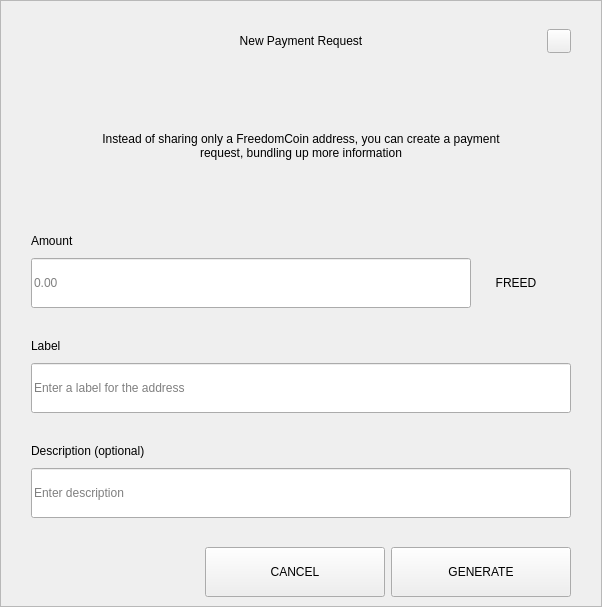
<?xml version="1.0" encoding="UTF-8"?>
<ui version="4.0">
 <class>RequestDialog</class>
 <widget class="QDialog" name="RequestDialog">
  <property name="geometry">
   <rect>
    <x>0</x>
    <y>0</y>
    <width>602</width>
    <height>607</height>
   </rect>
  </property>
  <property name="windowTitle">
   <string>Dialog</string>
  </property>
  <layout class="QVBoxLayout" name="verticalLayout_5">
   <property name="spacing">
    <number>0</number>
   </property>
   <property name="leftMargin">
    <number>0</number>
   </property>
   <property name="topMargin">
    <number>0</number>
   </property>
   <property name="rightMargin">
    <number>0</number>
   </property>
   <property name="bottomMargin">
    <number>0</number>
   </property>
   <item>
    <widget class="QFrame" name="frame">
     <property name="styleSheet">
      <string notr="true"/>
     </property>
     <property name="frameShape">
      <enum>QFrame::StyledPanel</enum>
     </property>
     <property name="frameShadow">
      <enum>QFrame::Raised</enum>
     </property>
     <layout class="QVBoxLayout" name="verticalLayout_4" stretch="1,0,0">
      <property name="spacing">
       <number>0</number>
      </property>
      <property name="leftMargin">
       <number>30</number>
      </property>
      <property name="topMargin">
       <number>20</number>
      </property>
      <property name="rightMargin">
       <number>30</number>
      </property>
      <property name="bottomMargin">
       <number>0</number>
      </property>
      <item>
       <layout class="QHBoxLayout" name="horizontalLayout_3">
        <property name="spacing">
         <number>0</number>
        </property>
        <item>
         <spacer name="horizontalSpacer_21">
          <property name="orientation">
           <enum>Qt::Horizontal</enum>
          </property>
          <property name="sizeHint" stdset="0">
           <size>
            <width>40</width>
            <height>20</height>
           </size>
          </property>
         </spacer>
        </item>
        <item>
         <widget class="QLabel" name="labelTitle">
          <property name="minimumSize">
           <size>
            <width>0</width>
            <height>40</height>
           </size>
          </property>
          <property name="maximumSize">
           <size>
            <width>16777215</width>
            <height>40</height>
           </size>
          </property>
          <property name="styleSheet">
           <string notr="true">padding-left:24px;</string>
          </property>
          <property name="text">
           <string>New Payment Request</string>
          </property>
          <property name="alignment">
           <set>Qt::AlignCenter</set>
          </property>
          <property name="margin">
           <number>7</number>
          </property>
         </widget>
        </item>
        <item>
         <spacer name="horizontalSpacer">
          <property name="orientation">
           <enum>Qt::Horizontal</enum>
          </property>
          <property name="sizeHint" stdset="0">
           <size>
            <width>40</width>
            <height>20</height>
           </size>
          </property>
         </spacer>
        </item>
        <item>
         <widget class="QPushButton" name="btnEsc">
          <property name="minimumSize">
           <size>
            <width>24</width>
            <height>24</height>
           </size>
          </property>
          <property name="maximumSize">
           <size>
            <width>24</width>
            <height>24</height>
           </size>
          </property>
          <property name="focusPolicy">
           <enum>Qt::NoFocus</enum>
          </property>
          <property name="text">
           <string/>
          </property>
         </widget>
        </item>
       </layout>
      </item>
      <item>
       <widget class="QStackedWidget" name="stack">
        <property name="minimumSize">
         <size>
          <width>540</width>
          <height>0</height>
         </size>
        </property>
        <property name="maximumSize">
         <size>
          <width>540</width>
          <height>16777215</height>
         </size>
        </property>
        <property name="currentIndex">
         <number>0</number>
        </property>
        <widget class="QWidget" name="page_1">
         <property name="minimumSize">
          <size>
           <width>540</width>
           <height>0</height>
          </size>
         </property>
         <property name="maximumSize">
          <size>
           <width>540</width>
           <height>16777215</height>
          </size>
         </property>
         <layout class="QVBoxLayout" name="layout1">
          <property name="spacing">
           <number>0</number>
          </property>
          <property name="leftMargin">
           <number>0</number>
          </property>
          <property name="topMargin">
           <number>0</number>
          </property>
          <property name="rightMargin">
           <number>0</number>
          </property>
          <property name="bottomMargin">
           <number>0</number>
          </property>
          <item>
           <spacer name="verticalSpacer_21">
            <property name="orientation">
             <enum>Qt::Vertical</enum>
            </property>
            <property name="sizeType">
             <enum>QSizePolicy::Fixed</enum>
            </property>
            <property name="sizeHint" stdset="0">
             <size>
              <width>20</width>
              <height>30</height>
             </size>
            </property>
           </spacer>
          </item>
          <item alignment="Qt::AlignHCenter">
           <widget class="QLabel" name="labelMessage">
            <property name="minimumSize">
             <size>
              <width>400</width>
              <height>50</height>
             </size>
            </property>
            <property name="text">
             <string>Instead of sharing only a FreedomCoin address, you can create a payment request, bundling up more information</string>
            </property>
            <property name="alignment">
             <set>Qt::AlignCenter</set>
            </property>
            <property name="wordWrap">
             <bool>true</bool>
            </property>
           </widget>
          </item>
          <item alignment="Qt::AlignBottom">
           <widget class="QWidget" name="containerAmount" native="true">
            <layout class="QVBoxLayout" name="verticalLayout">
             <property name="spacing">
              <number>9</number>
             </property>
             <property name="leftMargin">
              <number>0</number>
             </property>
             <property name="topMargin">
              <number>0</number>
             </property>
             <property name="rightMargin">
              <number>0</number>
             </property>
             <property name="bottomMargin">
              <number>0</number>
             </property>
             <item>
              <widget class="QLabel" name="labelSubtitleAmount">
               <property name="minimumSize">
                <size>
                 <width>350</width>
                 <height>16</height>
                </size>
               </property>
               <property name="maximumSize">
                <size>
                 <width>16777215</width>
                 <height>16</height>
                </size>
               </property>
               <property name="text">
                <string>Amount</string>
               </property>
              </widget>
             </item>
             <item alignment="Qt::AlignTop">
              <widget class="QWidget" name="layoutAmount" native="true">
               <layout class="QHBoxLayout" name="horizontalLayout" stretch="2,0">
                <property name="spacing">
                 <number>0</number>
                </property>
                <property name="leftMargin">
                 <number>0</number>
                </property>
                <property name="topMargin">
                 <number>0</number>
                </property>
                <property name="rightMargin">
                 <number>0</number>
                </property>
                <property name="bottomMargin">
                 <number>0</number>
                </property>
                <item>
                 <widget class="QLineEdit" name="lineEditAmount">
                  <property name="minimumSize">
                   <size>
                    <width>0</width>
                    <height>50</height>
                   </size>
                  </property>
                  <property name="maximumSize">
                   <size>
                    <width>16777215</width>
                    <height>50</height>
                   </size>
                  </property>
                  <property name="placeholderText">
                   <string notr="true">0.00</string>
                  </property>
                 </widget>
                </item>
                <item>
                 <widget class="QWidget" name="comboContainer" native="true">
                  <property name="minimumSize">
                   <size>
                    <width>100</width>
                    <height>50</height>
                   </size>
                  </property>
                  <property name="maximumSize">
                   <size>
                    <width>16777215</width>
                    <height>50</height>
                   </size>
                  </property>
                  <layout class="QHBoxLayout" name="horizontalLayout_31">
                   <property name="spacing">
                    <number>0</number>
                   </property>
                   <property name="leftMargin">
                    <number>0</number>
                   </property>
                   <property name="topMargin">
                    <number>0</number>
                   </property>
                   <property name="rightMargin">
                    <number>10</number>
                   </property>
                   <property name="bottomMargin">
                    <number>0</number>
                   </property>
                   <item>
                    <widget class="QLabel" name="comboBoxCoin">
                     <property name="text">
                      <string>FREED</string>
                     </property>
                     <property name="alignment">
                      <set>Qt::AlignCenter</set>
                     </property>
                    </widget>
                   </item>
                  </layout>
                 </widget>
                </item>
               </layout>
              </widget>
             </item>
            </layout>
           </widget>
          </item>
          <item>
           <spacer name="verticalSpacer_31">
            <property name="orientation">
             <enum>Qt::Vertical</enum>
            </property>
            <property name="sizeType">
             <enum>QSizePolicy::Fixed</enum>
            </property>
            <property name="sizeHint" stdset="0">
             <size>
              <width>20</width>
              <height>30</height>
             </size>
            </property>
           </spacer>
          </item>
          <item>
           <layout class="QVBoxLayout" name="verticalLayoutLabel">
            <property name="spacing">
             <number>9</number>
            </property>
            <item>
             <widget class="QLabel" name="labelSubtitleLabel">
              <property name="minimumSize">
               <size>
                <width>0</width>
                <height>16</height>
               </size>
              </property>
              <property name="maximumSize">
               <size>
                <width>16777215</width>
                <height>16</height>
               </size>
              </property>
              <property name="text">
               <string>Label</string>
              </property>
             </widget>
            </item>
            <item>
             <widget class="QLineEdit" name="lineEditLabel">
              <property name="minimumSize">
               <size>
                <width>0</width>
                <height>50</height>
               </size>
              </property>
              <property name="maximumSize">
               <size>
                <width>16777215</width>
                <height>50</height>
               </size>
              </property>
              <property name="placeholderText">
               <string>Enter a label for the address</string>
              </property>
             </widget>
            </item>
           </layout>
          </item>
          <item>
           <spacer name="verticalSpacer_34">
            <property name="orientation">
             <enum>Qt::Vertical</enum>
            </property>
            <property name="sizeType">
             <enum>QSizePolicy::Fixed</enum>
            </property>
            <property name="sizeHint" stdset="0">
             <size>
              <width>20</width>
              <height>30</height>
             </size>
            </property>
           </spacer>
          </item>
          <item>
           <layout class="QVBoxLayout" name="verticalLayoutDescription">
            <property name="spacing">
             <number>9</number>
            </property>
            <item>
             <widget class="QLabel" name="labelSubtitleDescription">
              <property name="minimumSize">
               <size>
                <width>0</width>
                <height>16</height>
               </size>
              </property>
              <property name="maximumSize">
               <size>
                <width>16777215</width>
                <height>16</height>
               </size>
              </property>
              <property name="text">
               <string>Description (optional)</string>
              </property>
             </widget>
            </item>
            <item>
             <widget class="QLineEdit" name="lineEditDescription">
              <property name="minimumSize">
               <size>
                <width>0</width>
                <height>50</height>
               </size>
              </property>
              <property name="maximumSize">
               <size>
                <width>16777215</width>
                <height>50</height>
               </size>
              </property>
              <property name="placeholderText">
               <string>Enter description</string>
              </property>
             </widget>
            </item>
            <item>
             <spacer name="verticalSpacer_4">
              <property name="orientation">
               <enum>Qt::Vertical</enum>
              </property>
              <property name="sizeType">
               <enum>QSizePolicy::Fixed</enum>
              </property>
              <property name="sizeHint" stdset="0">
               <size>
                <width>20</width>
                <height>20</height>
               </size>
              </property>
             </spacer>
            </item>
           </layout>
          </item>
         </layout>
        </widget>
        <widget class="QWidget" name="page_2">
         <layout class="QVBoxLayout" name="layout2">
          <item>
           <spacer name="verticalSpacer_5">
            <property name="orientation">
             <enum>Qt::Vertical</enum>
            </property>
            <property name="sizeType">
             <enum>QSizePolicy::Fixed</enum>
            </property>
            <property name="sizeHint" stdset="0">
             <size>
              <width>20</width>
              <height>50</height>
             </size>
            </property>
           </spacer>
          </item>
          <item alignment="Qt::AlignHCenter">
           <widget class="QLabel" name="labelQrImg">
            <property name="minimumSize">
             <size>
              <width>260</width>
              <height>260</height>
             </size>
            </property>
            <property name="maximumSize">
             <size>
              <width>260</width>
              <height>260</height>
             </size>
            </property>
            <property name="text">
             <string/>
            </property>
            <property name="alignment">
             <set>Qt::AlignCenter</set>
            </property>
           </widget>
          </item>
          <item>
           <spacer name="verticalSpacer_2">
            <property name="orientation">
             <enum>Qt::Vertical</enum>
            </property>
            <property name="sizeType">
             <enum>QSizePolicy::Fixed</enum>
            </property>
            <property name="sizeHint" stdset="0">
             <size>
              <width>20</width>
              <height>30</height>
             </size>
            </property>
           </spacer>
          </item>
          <item alignment="Qt::AlignHCenter">
           <widget class="QLabel" name="labelAddress">
            <property name="text">
             <string>D7VFR83SQbiezrW72hjcWJtcfip5krte2Z </string>
            </property>
           </widget>
          </item>
          <item>
           <spacer name="verticalSpacer_32">
            <property name="orientation">
             <enum>Qt::Vertical</enum>
            </property>
            <property name="sizeType">
             <enum>QSizePolicy::Expanding</enum>
            </property>
            <property name="sizeHint" stdset="0">
             <size>
              <width>20</width>
              <height>20</height>
             </size>
            </property>
           </spacer>
          </item>
          <item>
           <layout class="QHBoxLayout" name="horizontal">
            <property name="leftMargin">
             <number>20</number>
            </property>
            <property name="rightMargin">
             <number>20</number>
            </property>
            <property name="bottomMargin">
             <number>20</number>
            </property>
            <item>
             <spacer name="horizontalSpacer_4">
              <property name="orientation">
               <enum>Qt::Horizontal</enum>
              </property>
              <property name="sizeHint" stdset="0">
               <size>
                <width>40</width>
                <height>20</height>
               </size>
              </property>
             </spacer>
            </item>
            <item>
             <widget class="QPushButton" name="btnCopyAddress">
              <property name="minimumSize">
               <size>
                <width>180</width>
                <height>50</height>
               </size>
              </property>
              <property name="text">
               <string>COPY ADDRESS</string>
              </property>
             </widget>
            </item>
            <item>
             <widget class="QPushButton" name="btnCopyUrl">
              <property name="minimumSize">
               <size>
                <width>180</width>
                <height>50</height>
               </size>
              </property>
              <property name="text">
               <string>COPY URL</string>
              </property>
             </widget>
            </item>
            <item>
             <spacer name="horizontalSpacer_2">
              <property name="orientation">
               <enum>Qt::Horizontal</enum>
              </property>
              <property name="sizeHint" stdset="0">
               <size>
                <width>40</width>
                <height>20</height>
               </size>
              </property>
             </spacer>
            </item>
           </layout>
          </item>
         </layout>
        </widget>
       </widget>
      </item>
      <item>
       <widget class="QWidget" name="buttonsStack" native="true">
        <layout class="QHBoxLayout" name="horizontalLayout_5">
         <property name="leftMargin">
          <number>20</number>
         </property>
         <property name="rightMargin">
          <number>0</number>
         </property>
         <item>
          <spacer name="horizontalSpacer_41">
           <property name="orientation">
            <enum>Qt::Horizontal</enum>
           </property>
           <property name="sizeHint" stdset="0">
            <size>
             <width>40</width>
             <height>20</height>
            </size>
           </property>
          </spacer>
         </item>
         <item>
          <widget class="QPushButton" name="btnCancel">
           <property name="minimumSize">
            <size>
             <width>180</width>
             <height>50</height>
            </size>
           </property>
           <property name="focusPolicy">
            <enum>Qt::NoFocus</enum>
           </property>
           <property name="text">
            <string>CANCEL</string>
           </property>
          </widget>
         </item>
         <item>
          <widget class="QPushButton" name="btnSave">
           <property name="minimumSize">
            <size>
             <width>180</width>
             <height>50</height>
            </size>
           </property>
           <property name="focusPolicy">
            <enum>Qt::NoFocus</enum>
           </property>
           <property name="text">
            <string>GENERATE</string>
           </property>
          </widget>
         </item>
        </layout>
       </widget>
      </item>
     </layout>
    </widget>
   </item>
  </layout>
 </widget>
 <resources/>
 <connections/>
</ui>
